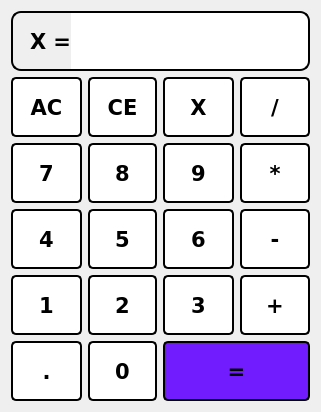
  <widget class="QWidget" name="gridLayoutWidget">
   <property name="geometry">
    <rect>
     <x>410</x>
     <y>210</y>
     <width>321</width>
     <height>391</height>
    </rect>
   </property>
   <layout class="QGridLayout" name="gridNum">
    <item row="2" column="3">
     <widget class="QPushButton" name="multiply">
      <property name="minimumSize">
       <size>
        <width>60</width>
        <height>60</height>
       </size>
      </property>
      <property name="font">
       <font>
        <family>Verdana</family>
        <pointsize>16</pointsize>
        <bold>true</bold>
       </font>
      </property>
      <property name="cursor">
       <cursorShape>PointingHandCursor</cursorShape>
      </property>
      <property name="styleSheet">
       <string notr="true">QPushButton {
	background-color: white;
	border: 2px solid black;
	border-radius: 5px;
}

QPushButton:hover {
	background-color: rgb(237, 238, 240);
}
</string>
      </property>
      <property name="text">
       <string>*</string>
      </property>
     </widget>
    </item>
    <item row="3" column="2">
     <widget class="QPushButton" name="six">
      <property name="minimumSize">
       <size>
        <width>60</width>
        <height>60</height>
       </size>
      </property>
      <property name="font">
       <font>
        <family>Verdana</family>
        <pointsize>16</pointsize>
        <bold>true</bold>
       </font>
      </property>
      <property name="cursor">
       <cursorShape>PointingHandCursor</cursorShape>
      </property>
      <property name="styleSheet">
       <string notr="true">QPushButton {
	background-color: white;
	border: 2px solid black;
	border-radius: 5px;
}

QPushButton:hover {
	background-color: rgb(237, 238, 240);
}</string>
      </property>
      <property name="text">
       <string>6</string>
      </property>
     </widget>
    </item>
    <item row="1" column="2">
     <widget class="QPushButton" name="X">
      <property name="minimumSize">
       <size>
        <width>60</width>
        <height>60</height>
       </size>
      </property>
      <property name="font">
       <font>
        <family>Verdana</family>
        <pointsize>16</pointsize>
        <bold>true</bold>
       </font>
      </property>
      <property name="cursor">
       <cursorShape>PointingHandCursor</cursorShape>
      </property>
      <property name="styleSheet">
       <string notr="true">QPushButton {
	background-color: white;
	border: 2px solid black;
	border-radius: 5px;
}

QPushButton:hover {
	background-color: rgb(237, 238, 240);
}
</string>
      </property>
      <property name="text">
       <string>X</string>
      </property>
     </widget>
    </item>
    <item row="4" column="2">
     <widget class="QPushButton" name="three">
      <property name="minimumSize">
       <size>
        <width>60</width>
        <height>60</height>
       </size>
      </property>
      <property name="font">
       <font>
        <family>Verdana</family>
        <pointsize>16</pointsize>
        <bold>true</bold>
       </font>
      </property>
      <property name="cursor">
       <cursorShape>PointingHandCursor</cursorShape>
      </property>
      <property name="styleSheet">
       <string notr="true">QPushButton {
	background-color: white;
	border: 2px solid black;
	border-radius: 5px;
}

QPushButton:hover {
	background-color: rgb(237, 238, 240);
}</string>
      </property>
      <property name="text">
       <string>3</string>
      </property>
     </widget>
    </item>
    <item row="3" column="0">
     <widget class="QPushButton" name="four">
      <property name="minimumSize">
       <size>
        <width>60</width>
        <height>60</height>
       </size>
      </property>
      <property name="font">
       <font>
        <family>Verdana</family>
        <pointsize>16</pointsize>
        <bold>true</bold>
       </font>
      </property>
      <property name="cursor">
       <cursorShape>PointingHandCursor</cursorShape>
      </property>
      <property name="styleSheet">
       <string notr="true">QPushButton {
	background-color: white;
	border: 2px solid black;
	border-radius: 5px;
}

QPushButton:hover {
	background-color: rgb(237, 238, 240);
}</string>
      </property>
      <property name="text">
       <string>4</string>
      </property>
     </widget>
    </item>
    <item row="5" column="0">
     <widget class="QPushButton" name="dot">
      <property name="minimumSize">
       <size>
        <width>60</width>
        <height>60</height>
       </size>
      </property>
      <property name="font">
       <font>
        <family>Verdana</family>
        <pointsize>16</pointsize>
        <bold>true</bold>
       </font>
      </property>
      <property name="cursor">
       <cursorShape>PointingHandCursor</cursorShape>
      </property>
      <property name="styleSheet">
       <string notr="true">QPushButton {
	background-color: white;
	border: 2px solid black;
	border-radius: 5px;
}

QPushButton:hover {
	background-color: rgb(237, 238, 240);
}</string>
      </property>
      <property name="text">
       <string>.</string>
      </property>
     </widget>
    </item>
    <item row="1" column="0">
     <widget class="QPushButton" name="AC">
      <property name="minimumSize">
       <size>
        <width>60</width>
        <height>60</height>
       </size>
      </property>
      <property name="font">
       <font>
        <family>Verdana</family>
        <pointsize>16</pointsize>
        <bold>true</bold>
       </font>
      </property>
      <property name="cursor">
       <cursorShape>PointingHandCursor</cursorShape>
      </property>
      <property name="styleSheet">
       <string notr="true">QPushButton {
	background-color: white;
	border: 2px solid black;
	border-radius: 5px;
}

QPushButton:hover {
	background-color: rgb(237, 238, 240);
}
</string>
      </property>
      <property name="text">
       <string>AC</string>
      </property>
     </widget>
    </item>
    <item row="4" column="1">
     <widget class="QPushButton" name="two">
      <property name="minimumSize">
       <size>
        <width>60</width>
        <height>60</height>
       </size>
      </property>
      <property name="font">
       <font>
        <family>Verdana</family>
        <pointsize>16</pointsize>
        <bold>true</bold>
       </font>
      </property>
      <property name="cursor">
       <cursorShape>PointingHandCursor</cursorShape>
      </property>
      <property name="styleSheet">
       <string notr="true">QPushButton {
	background-color: white;
	border: 2px solid black;
	border-radius: 5px;
}

QPushButton:hover {
	background-color: rgb(237, 238, 240);
}</string>
      </property>
      <property name="text">
       <string>2</string>
      </property>
     </widget>
    </item>
    <item row="4" column="0">
     <widget class="QPushButton" name="one">
      <property name="minimumSize">
       <size>
        <width>60</width>
        <height>60</height>
       </size>
      </property>
      <property name="font">
       <font>
        <family>Verdana</family>
        <pointsize>16</pointsize>
        <bold>true</bold>
       </font>
      </property>
      <property name="cursor">
       <cursorShape>PointingHandCursor</cursorShape>
      </property>
      <property name="styleSheet">
       <string notr="true">QPushButton {
	background-color: white;
	border: 2px solid black;
	border-radius: 5px;
}

QPushButton:hover {
	background-color: rgb(237, 238, 240);
}</string>
      </property>
      <property name="text">
       <string>1</string>
      </property>
     </widget>
    </item>
    <item row="1" column="3">
     <widget class="QPushButton" name="divide">
      <property name="minimumSize">
       <size>
        <width>60</width>
        <height>60</height>
       </size>
      </property>
      <property name="maximumSize">
       <size>
        <width>80</width>
        <height>80</height>
       </size>
      </property>
      <property name="font">
       <font>
        <family>Verdana</family>
        <pointsize>16</pointsize>
        <bold>true</bold>
       </font>
      </property>
      <property name="cursor">
       <cursorShape>PointingHandCursor</cursorShape>
      </property>
      <property name="styleSheet">
       <string notr="true">QPushButton {
	background-color: white;
	border: 2px solid black;
	border-radius: 5px;
}

QPushButton:hover {
	background-color: rgb(237, 238, 240);
}
</string>
      </property>
      <property name="text">
       <string>/</string>
      </property>
     </widget>
    </item>
    <item row="2" column="1">
     <widget class="QPushButton" name="eight">
      <property name="minimumSize">
       <size>
        <width>60</width>
        <height>60</height>
       </size>
      </property>
      <property name="font">
       <font>
        <family>Verdana</family>
        <pointsize>16</pointsize>
        <bold>true</bold>
       </font>
      </property>
      <property name="cursor">
       <cursorShape>PointingHandCursor</cursorShape>
      </property>
      <property name="styleSheet">
       <string notr="true">QPushButton {
	background-color: white;
	border: 2px solid black;
	border-radius: 5px;
}

QPushButton:hover {
	background-color: rgb(237, 238, 240);
}
</string>
      </property>
      <property name="text">
       <string>8</string>
      </property>
     </widget>
    </item>
    <item row="5" column="1">
     <widget class="QPushButton" name="zero">
      <property name="minimumSize">
       <size>
        <width>60</width>
        <height>60</height>
       </size>
      </property>
      <property name="font">
       <font>
        <family>Verdana</family>
        <pointsize>16</pointsize>
        <bold>true</bold>
       </font>
      </property>
      <property name="cursor">
       <cursorShape>PointingHandCursor</cursorShape>
      </property>
      <property name="styleSheet">
       <string notr="true">QPushButton {
	background-color: white;
	border: 2px solid black;
	border-radius: 5px;
}

QPushButton:hover {
	background-color: rgb(237, 238, 240);
}</string>
      </property>
      <property name="text">
       <string>0</string>
      </property>
     </widget>
    </item>
    <item row="3" column="1">
     <widget class="QPushButton" name="five">
      <property name="minimumSize">
       <size>
        <width>60</width>
        <height>60</height>
       </size>
      </property>
      <property name="font">
       <font>
        <family>Verdana</family>
        <pointsize>16</pointsize>
        <bold>true</bold>
       </font>
      </property>
      <property name="cursor">
       <cursorShape>PointingHandCursor</cursorShape>
      </property>
      <property name="styleSheet">
       <string notr="true">QPushButton {
	background-color: white;
	border: 2px solid black;
	border-radius: 5px;
}

QPushButton:hover {
	background-color: rgb(237, 238, 240);
}</string>
      </property>
      <property name="text">
       <string>5</string>
      </property>
     </widget>
    </item>
    <item row="4" column="3">
     <widget class="QPushButton" name="plus">
      <property name="minimumSize">
       <size>
        <width>60</width>
        <height>60</height>
       </size>
      </property>
      <property name="font">
       <font>
        <family>Verdana</family>
        <pointsize>16</pointsize>
        <bold>true</bold>
       </font>
      </property>
      <property name="cursor">
       <cursorShape>PointingHandCursor</cursorShape>
      </property>
      <property name="styleSheet">
       <string notr="true">QPushButton {
	background-color: white;
	border: 2px solid black;
	border-radius: 5px;
}

QPushButton:hover {
	background-color: rgb(237, 238, 240);
}</string>
      </property>
      <property name="text">
       <string>+</string>
      </property>
     </widget>
    </item>
    <item row="3" column="3">
     <widget class="QPushButton" name="minus">
      <property name="minimumSize">
       <size>
        <width>60</width>
        <height>60</height>
       </size>
      </property>
      <property name="font">
       <font>
        <family>Verdana</family>
        <pointsize>16</pointsize>
        <bold>true</bold>
       </font>
      </property>
      <property name="cursor">
       <cursorShape>PointingHandCursor</cursorShape>
      </property>
      <property name="styleSheet">
       <string notr="true">QPushButton {
	background-color: white;
	border: 2px solid black;
	border-radius: 5px;
}

QPushButton:hover {
	background-color: rgb(237, 238, 240);
}</string>
      </property>
      <property name="text">
       <string>-</string>
      </property>
     </widget>
    </item>
    <item row="2" column="2">
     <widget class="QPushButton" name="nine">
      <property name="minimumSize">
       <size>
        <width>60</width>
        <height>60</height>
       </size>
      </property>
      <property name="font">
       <font>
        <family>Verdana</family>
        <pointsize>16</pointsize>
        <bold>true</bold>
       </font>
      </property>
      <property name="cursor">
       <cursorShape>PointingHandCursor</cursorShape>
      </property>
      <property name="styleSheet">
       <string notr="true">QPushButton {
	background-color: white;
	border: 2px solid black;
	border-radius: 5px;
}

QPushButton:hover {
	background-color: rgb(237, 238, 240);
}
</string>
      </property>
      <property name="text">
       <string>9</string>
      </property>
     </widget>
    </item>
    <item row="2" column="0">
     <widget class="QPushButton" name="seven">
      <property name="minimumSize">
       <size>
        <width>60</width>
        <height>60</height>
       </size>
      </property>
      <property name="font">
       <font>
        <family>Verdana</family>
        <pointsize>16</pointsize>
        <bold>true</bold>
       </font>
      </property>
      <property name="cursor">
       <cursorShape>PointingHandCursor</cursorShape>
      </property>
      <property name="styleSheet">
       <string notr="true">QPushButton {
	background-color: white;
	border: 2px solid black;
	border-radius: 5px;
}

QPushButton:hover {
	background-color: rgb(237, 238, 240);
}
</string>
      </property>
      <property name="text">
       <string>7</string>
      </property>
     </widget>
    </item>
    <item row="1" column="1">
     <widget class="QPushButton" name="CE">
      <property name="minimumSize">
       <size>
        <width>60</width>
        <height>60</height>
       </size>
      </property>
      <property name="font">
       <font>
        <family>Verdana</family>
        <pointsize>16</pointsize>
        <bold>true</bold>
       </font>
      </property>
      <property name="cursor">
       <cursorShape>PointingHandCursor</cursorShape>
      </property>
      <property name="styleSheet">
       <string notr="true">QPushButton {
	background-color: white;
	border: 2px solid black;
	border-radius: 5px;
}

QPushButton:hover {
	background-color: rgb(237, 238, 240);
}

</string>
      </property>
      <property name="text">
       <string>CE</string>
      </property>
     </widget>
    </item>
    <item row="5" column="2" colspan="2">
     <widget class="QPushButton" name="equals">
      <property name="minimumSize">
       <size>
        <width>120</width>
        <height>60</height>
       </size>
      </property>
      <property name="font">
       <font>
        <family>Verdana</family>
        <pointsize>16</pointsize>
        <bold>true</bold>
       </font>
      </property>
      <property name="cursor">
       <cursorShape>PointingHandCursor</cursorShape>
      </property>
      <property name="styleSheet">
       <string notr="true">QPushButton {
	background-color: rgb(113, 28, 255);
	border: 2px solid black;
	border-radius: 5px;
}

QPushButton:hover {
	background-color: #cfb3ff;
}</string>
      </property>
      <property name="text">
       <string>=</string>
      </property>
     </widget>
    </item>
    <item row="0" column="0" colspan="4">
     <layout class="QHBoxLayout" name="horizontalLayout">
      <property name="spacing">
       <number>0</number>
      </property>
      <property name="sizeConstraint">
       <enum>QLayout::SetMinimumSize</enum>
      </property>
      <item>
       <widget class="QLabel" name="label">
        <property name="minimumSize">
         <size>
          <width>60</width>
          <height>60</height>
         </size>
        </property>
        <property name="maximumSize">
         <size>
          <width>60</width>
          <height>60</height>
         </size>
        </property>
        <property name="font">
         <font>
          <family>Verdana</family>
          <pointsize>16</pointsize>
          <bold>true</bold>
         </font>
        </property>
        <property name="styleSheet">
         <string notr="true">border: 2px solid black;
border-right: none;
border-top-left-radius: 10%;
border-bottom-left-radius: 10%;
padding-left: 10px;</string>
        </property>
        <property name="text">
         <string>Х =</string>
        </property>
       </widget>
      </item>
      <item>
       <widget class="QLineEdit" name="xValue">
        <property name="minimumSize">
         <size>
          <width>60</width>
          <height>60</height>
         </size>
        </property>
        <property name="maximumSize">
         <size>
          <width>1000</width>
          <height>60</height>
         </size>
        </property>
        <property name="font">
         <font>
          <family>Verdana</family>
          <pointsize>16</pointsize>
          <bold>true</bold>
         </font>
        </property>
        <property name="styleSheet">
         <string notr="true">border: 2px solid black;
border-left: none;
border-top-right-radius: 10%;
border-bottom-right-radius: 10%;</string>
        </property>
        <property name="text">
         <string/>
        </property>
       </widget>
      </item>
     </layout>
    </item>
   </layout>
  </widget>
